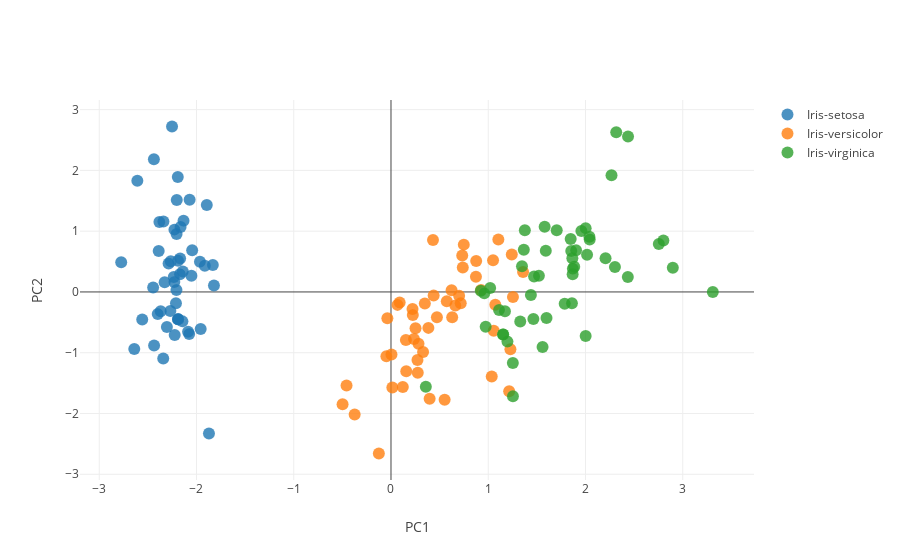

This figure's notebook cell:
### Code cell
traces = []

for name in ('Iris-setosa', 'Iris-versicolor', 'Iris-virginica'):

    trace = Scatter(
        x=Y_sklearn[y==name,0],
        y=Y_sklearn[y==name,1],
        mode='markers',
        name=name,
        marker=Marker(
            size=12,
            line=Line(
                color='rgba(217, 217, 217, 0.14)',
                width=0.5),
            opacity=0.8))
    traces.append(trace)


data = Data(traces)
layout = Layout(xaxis=XAxis(title='PC1', showline=False),
                yaxis=YAxis(title='PC2', showline=False))
fig = Figure(data=data, layout=layout)
iplot(fig)
